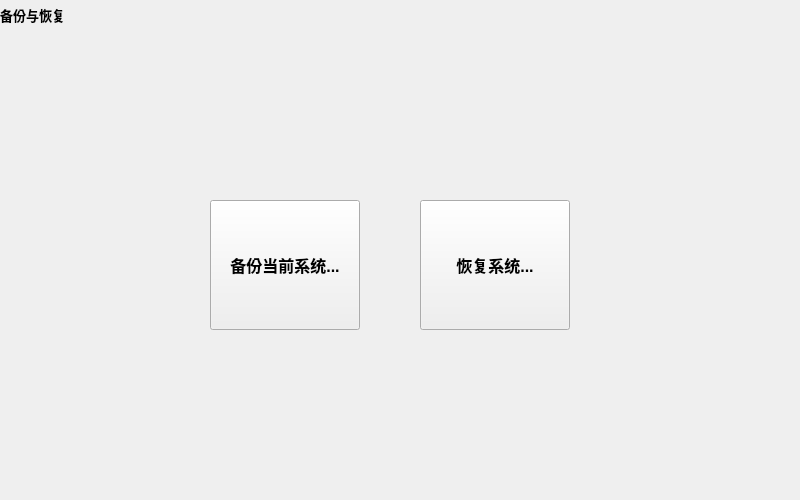
<?xml version="1.0" encoding="UTF-8"?>
<ui version="4.0">
 <class>BackupRecover</class>
 <widget class="QWidget" name="BackupRecover">
  <property name="geometry">
   <rect>
    <x>0</x>
    <y>0</y>
    <width>800</width>
    <height>500</height>
   </rect>
  </property>
  <property name="windowTitle">
   <string>Form</string>
  </property>
  <widget class="QStackedWidget" name="stackedWidget">
   <property name="geometry">
    <rect>
     <x>0</x>
     <y>0</y>
     <width>800</width>
     <height>500</height>
    </rect>
   </property>
   <widget class="QWidget" name="widget">
    <widget class="QLabel" name="label_Pos">
     <property name="geometry">
      <rect>
       <x>0</x>
       <y>5</y>
       <width>800</width>
       <height>20</height>
      </rect>
     </property>
     <property name="font">
      <font>
       <pointsize>10</pointsize>
       <weight>75</weight>
       <bold>true</bold>
      </font>
     </property>
     <property name="text">
      <string>备份与恢复</string>
     </property>
    </widget>
    <widget class="QPushButton" name="btn_Backup">
     <property name="geometry">
      <rect>
       <x>210</x>
       <y>200</y>
       <width>150</width>
       <height>130</height>
      </rect>
     </property>
     <property name="font">
      <font>
       <pointsize>12</pointsize>
       <weight>75</weight>
       <bold>true</bold>
      </font>
     </property>
     <property name="text">
      <string>备份当前系统...</string>
     </property>
    </widget>
    <widget class="QPushButton" name="btn_Recover">
     <property name="geometry">
      <rect>
       <x>420</x>
       <y>200</y>
       <width>150</width>
       <height>130</height>
      </rect>
     </property>
     <property name="font">
      <font>
       <pointsize>12</pointsize>
       <weight>75</weight>
       <bold>true</bold>
      </font>
     </property>
     <property name="text">
      <string>恢复系统...</string>
     </property>
    </widget>
   </widget>
  </widget>
 </widget>
 <resources/>
 <connections/>
</ui>
